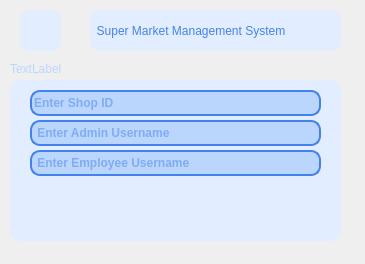
<?xml version="1.0" encoding="UTF-8"?>
<ui version="4.0">
 <class>ShopRemoval</class>
 <widget class="QDialog" name="ShopRemoval">
  <property name="geometry">
   <rect>
    <x>0</x>
    <y>0</y>
    <width>365</width>
    <height>264</height>
   </rect>
  </property>
  <property name="minimumSize">
   <size>
    <width>365</width>
    <height>264</height>
   </size>
  </property>
  <property name="maximumSize">
   <size>
    <width>365</width>
    <height>264</height>
   </size>
  </property>
  <property name="windowTitle">
   <string>Dialog</string>
  </property>
  <widget class="QFrame" name="frameText">
   <property name="geometry">
    <rect>
     <x>10</x>
     <y>80</y>
     <width>331</width>
     <height>161</height>
    </rect>
   </property>
   <property name="styleSheet">
    <string notr="true">QFrame 
{
background-color: #E2EEFF;
border-radius: 10px;
}</string>
   </property>
   <property name="frameShape">
    <enum>QFrame::StyledPanel</enum>
   </property>
   <property name="frameShadow">
    <enum>QFrame::Raised</enum>
   </property>
   <widget class="QLineEdit" name="shopID">
    <property name="geometry">
     <rect>
      <x>20</x>
      <y>10</y>
      <width>291</width>
      <height>26</height>
     </rect>
    </property>
    <property name="styleSheet">
     <string notr="true">QLineEdit
{
background-color : #BBD6FD;
color: #4382EC;
border: 2px solid #4382EC;
border-radius: 10px;
font-weight: bold;
}

QLineEdit:hover
{
background-color : #BBD6FD;
border: 3px solid #4382EC;
border-radius: 10px;
font-weight: bolder;
}

QLineEdit:focus
{
background-color : #BBD6FD;
border: 3px solid #4382EC;
border-radius: 10px;
color: #4382EC;
font-weight: italic;
}</string>
    </property>
    <property name="placeholderText">
     <string>Enter Shop ID</string>
    </property>
   </widget>
   <widget class="QPushButton" name="buttonClear">
    <property name="geometry">
     <rect>
      <x>20</x>
      <y>100</y>
      <width>41</width>
      <height>41</height>
     </rect>
    </property>
    <property name="styleSheet">
     <string notr="true">QPushButton
{
image:url(&quot;:/images/Clear.svg&quot;);
background-color: #E2EEFF;
color: white;
border-radius: 10px;
text-align: center;
}

QPushButton:hover {
	color: #4382EC;
	font-weight: bold;
	background-color: #E2EEFF;
	border-radius: 10px;
	border: 2px solid #4382EC;
}

QPushButton:pressed {
color: #E2EEFF;
border: 4px solid #BBD6FD;
}
	</string>
    </property>
    <property name="text">
     <string/>
    </property>
   </widget>
   <widget class="QPushButton" name="buttonDelete">
    <property name="geometry">
     <rect>
      <x>270</x>
      <y>100</y>
      <width>41</width>
      <height>41</height>
     </rect>
    </property>
    <property name="styleSheet">
     <string notr="true">QPushButton
{
image:url(&quot;:/images/Delete.svg&quot;);
background-color: #E2EEFF;
color: white;
border-radius: 10px;
text-align: center;
}

QPushButton:hover {
	color: #4382EC;
	font-weight: bold;
	background-color: #E2EEFF;
	border-radius: 10px;
	border: 2px solid #4382EC;
}

QPushButton:pressed {
color: #E2EEFF;
border: 4px solid #BBD6FD;
}
	</string>
    </property>
    <property name="text">
     <string/>
    </property>
   </widget>
   <widget class="QLineEdit" name="adminUname">
    <property name="geometry">
     <rect>
      <x>20</x>
      <y>40</y>
      <width>291</width>
      <height>26</height>
     </rect>
    </property>
    <property name="styleSheet">
     <string notr="true">QLineEdit
{
background-color : #BBD6FD;
color: #4382EC;
border: 2px solid #4382EC;
border-radius: 10px;
font-weight: bold;
}

QLineEdit:hover
{
background-color : #BBD6FD;
border: 3px solid #4382EC;
border-radius: 10px;
font-weight: bolder;
}

QLineEdit:focus
{
background-color : #BBD6FD;
border: 3px solid #4382EC;
border-radius: 10px;
color: #4382EC;
font-weight: italic;
}</string>
    </property>
    <property name="placeholderText">
     <string> Enter Admin Username</string>
    </property>
   </widget>
   <widget class="QLineEdit" name="empUsername">
    <property name="geometry">
     <rect>
      <x>20</x>
      <y>70</y>
      <width>291</width>
      <height>26</height>
     </rect>
    </property>
    <property name="styleSheet">
     <string notr="true">QLineEdit
{
background-color : #BBD6FD;
color: #4382EC;
border: 2px solid #4382EC;
border-radius: 10px;
font-weight: bold;
}

QLineEdit:hover
{
background-color : #BBD6FD;
border: 3px solid #4382EC;
border-radius: 10px;
font-weight: bolder;
}

QLineEdit:focus
{
background-color : #BBD6FD;
border: 3px solid #4382EC;
border-radius: 10px;
color: #4382EC;
font-weight: italic;
}</string>
    </property>
    <property name="placeholderText">
     <string> Enter Employee Username</string>
    </property>
   </widget>
  </widget>
  <widget class="QPushButton" name="buttonBack">
   <property name="geometry">
    <rect>
     <x>20</x>
     <y>10</y>
     <width>41</width>
     <height>41</height>
    </rect>
   </property>
   <property name="styleSheet">
    <string notr="true">QPushButton
{
image:url(&quot;:/images/Back.svg&quot;);
background-color: #E2EEFF;
color: white;
border-radius: 10px;
text-align: center;
}

QPushButton:hover {
	color: #4382EC;
	font-weight: bold;
	background-color: #E2EEFF;
	border-radius: 10px;
	border: 2px solid #4382EC;
}

QPushButton:pressed {
color: #E2EEFF;
border: 4px solid #BBD6FD;
}
	</string>
   </property>
   <property name="text">
    <string/>
   </property>
  </widget>
  <widget class="QLabel" name="labelAppName">
   <property name="geometry">
    <rect>
     <x>90</x>
     <y>10</y>
     <width>251</width>
     <height>41</height>
    </rect>
   </property>
   <property name="styleSheet">
    <string notr="true">QLabel {
	color: #4382EC;
	font: 900 11pt &quot;Roboto&quot;;
	border-radius: 10px;
	text-align: center;
	background-color: #E2EEFF;
}
	</string>
   </property>
   <property name="text">
    <string>  Super Market Management System  </string>
   </property>
  </widget>
  <widget class="QLabel" name="label">
   <property name="geometry">
    <rect>
     <x>10</x>
     <y>60</y>
     <width>65</width>
     <height>18</height>
    </rect>
   </property>
   <property name="styleSheet">
    <string notr="true">QLabel#label
{
color: #BBD6FD;
}</string>
   </property>
   <property name="text">
    <string>TextLabel</string>
   </property>
  </widget>
 </widget>
 <resources/>
 <connections/>
</ui>
